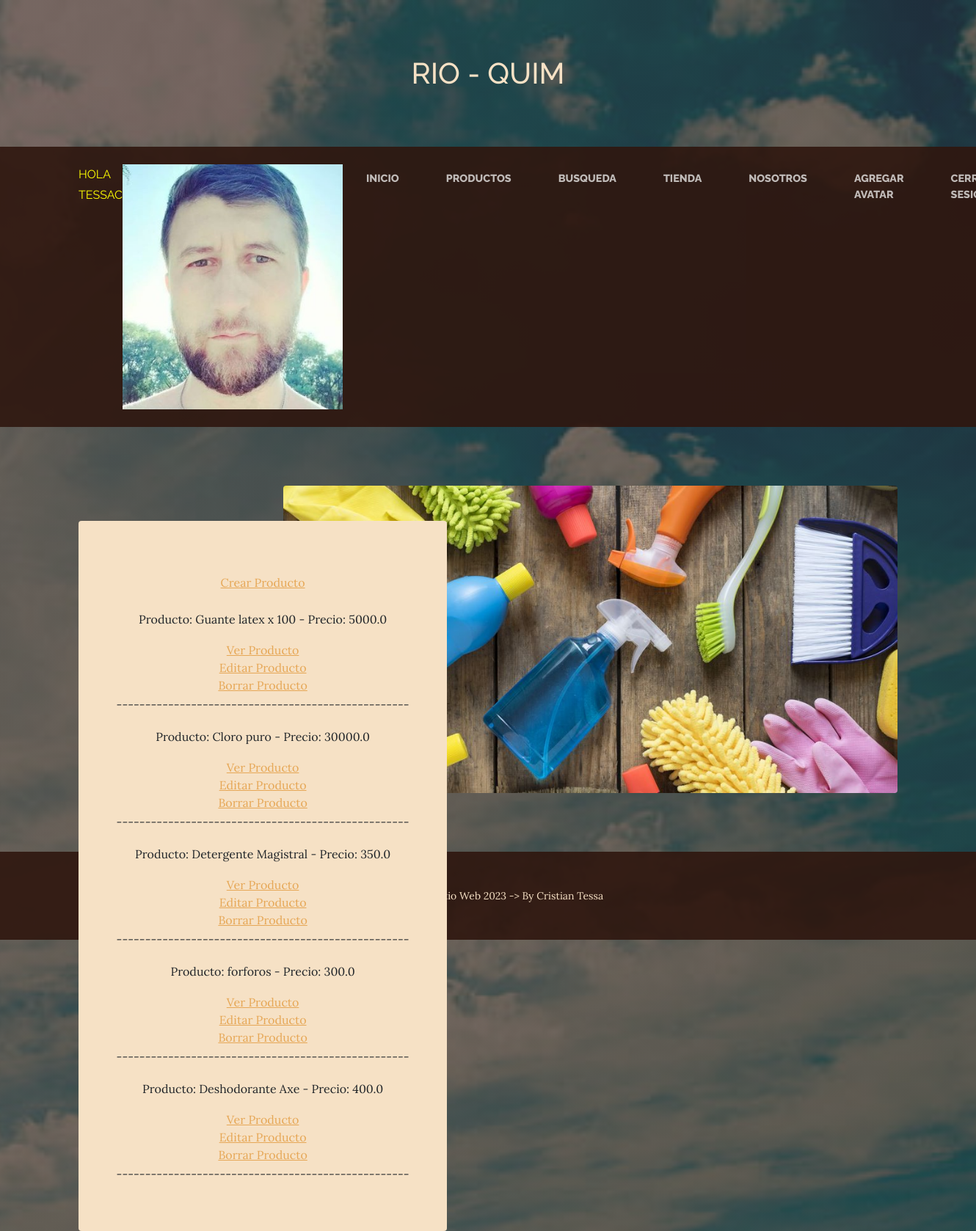
Screenshot of /AppCoder/productos/list/ (signed in) with the database file from the repository.
### AppCoder/models.py (models this page shows, shortened)
class Avatar(models.Model):
    usuario = models.ForeignKey(User, on_delete=models.CASCADE)
    imagen = models.ImageField (upload_to = "avatares", null=True, blank=True)

class Productos(models.Model):
    elemento = models.CharField(max_length=60) # Lo que hace es permitir que el nombre no tenga mas de 60 caracteres
    precio = models.FloatField(max_length=60) #Se espera que el usuario ingrese un precio, que puede ser decimal.

### AppCoder/views.py (the view)
# urls.py: path('productos/list/',ListaProducto.as_view(), name="ProductosLeer"),
class ListaProducto(LoginRequiredMixin, ListView):#Se genera en el html productos_list y productos_detail
    model = Productos

### AppCoder/templates/AppCoder/productos_list.html
{% extends "AppCoder/padre.html" %}
{% load static %}
{% block titulo %}
RIO - QUIM
{% endblock %}
{% block presentacion %}
<a href="{% url 'ProductosCrear' %}">  Crear Producto </a>
<br>
<body>
    <br>
    {% for productos in object_list %}
    <p>Producto: {{productos.elemento}} - Precio: {{productos.precio}} </p>
    <a href="{% url 'ProductosDetalle' productos.id %}">  Ver Producto</a>
    <br>
    <a href="{% url 'ProductosEditar' productos.id %}">  Editar Producto</a>
    <br>
    <a href="{% url 'ProductosBorrar' productos.id %}">  Borrar Producto</a>
    <p>---------------------------------------------------</p>
    {% endfor %}
</body>
{% endblock %}

### AppCoder/templates/AppCoder/padre.html (shortened to what this page needs)
<!DOCTYPE html>
<html lang="en">
    <head>
        {% load static %}
        <link href="{% static 'AppCoder/css/styles.css'%}" rel="stylesheet" />
    </head>
    <body>
        <header>
            <h1 class="site-heading text-center text-faded d-none d-lg-block">
             {% block titulo %}
             {% endblock %}
            </h1>
        </header>
        <nav class="navbar navbar-expand-lg navbar-dark py-lg-4" id="mainNav">
            <div class="container">
                <div class="collapse navbar-collapse" id="navbarSupportedContent">
                    <ul class="navbar-nav mx-auto">
                        {% if request.user.is_authenticated  %}
                        <p style= "color: Yellow;text-transform: uppercase"> HOLA {{user.username}} </p>
                        {% with user.avatar_set.first  as miAvatar  %}
                        {% if miAvatar  %}
                        <img src ="{{miAvatar.imagen.url}}" alt="No encontro la imagen" style="max-width: 300px;">
                        {% endif %}
                        {% endwith %}
                        {% endif %}
                        <li class="nav-item px-lg-4"><a class="nav-link text-uppercase" href="{% url 'Inicio' %}">Inicio</a></li>
                        <li class="nav-item px-lg-4"><a class="nav-link text-uppercase" href="{% url 'ProductosLeer' %}">Productos</a></li>
                        <li class="nav-item px-lg-4"><a class="nav-link text-uppercase" href="{% url 'Busqueda' %}">Busqueda</a></li>
                        <li class="nav-item px-lg-4"><a class="nav-link text-uppercase" href="{% url 'Tienda' %}">Tienda</a></li>
                        <li class="nav-item px-lg-4"><a class="nav-link text-uppercase" href="{% url 'Nosotros' %}">Nosotros</a></li>
                        {% if request.user.is_authenticated  %}
                        <li class="nav-item px-lg-4"><a class="nav-link text-uppercase" href="{% url 'Avatar' %}">Agregar avatar</a></li>
                        <li class="nav-item px-lg-4"><a class="nav-link text-uppercase" href="{% url 'Logout' %}">Cerrar sesión</a></li>
                        {% else %}
                        <li class="nav-item px-lg-4"><a class="nav-link text-uppercase" href="{% url 'SingUp' %}">Registrarse</a></li>
                        <li class="nav-item px-lg-4"><a class="nav-link text-uppercase" href="{% url 'Login' %}">Iniciar sesión</a></li>
                        {% endif %}
                    </ul>
                </div>
            </div>
        </nav>
        <section class="page-section clearfix">
            <div class="container">
                <div class="intro">
                    <img class="intro-img img-fluid mb-3 mb-lg-0 rounded" src="{% static 'AppCoder/assets/img/cleaning.jpg'%}" alt="..." />
                    <div class="intro-text left-0 text-center bg-faded p-5 rounded">
                            {% block presentacion %}
                            {% endblock %}
                    </div>
                </div>
            </div>
        </section>
            <footer class="footer text-faded text-center py-5">
            <div class="container"><p class="m-0 small">Copyright &copy; Sitio Web 2023 -> By Cristian Tessa</p></div>
        </footer>
    </body>
</html>

### rows the page displays
Avatar: imagen (picture)
Productos: elemento "Guante latex x 100", precio "5000.0"
Productos: elemento "Cloro puro", precio "30000.0"
Productos: elemento "Detergente Magistral", precio "350.0"
Productos: elemento "forforos", precio "300.0"
Productos: elemento "Deshodorante Axe", precio "400.0"

### other values shown
{{ user.username }} "TESSAC"
